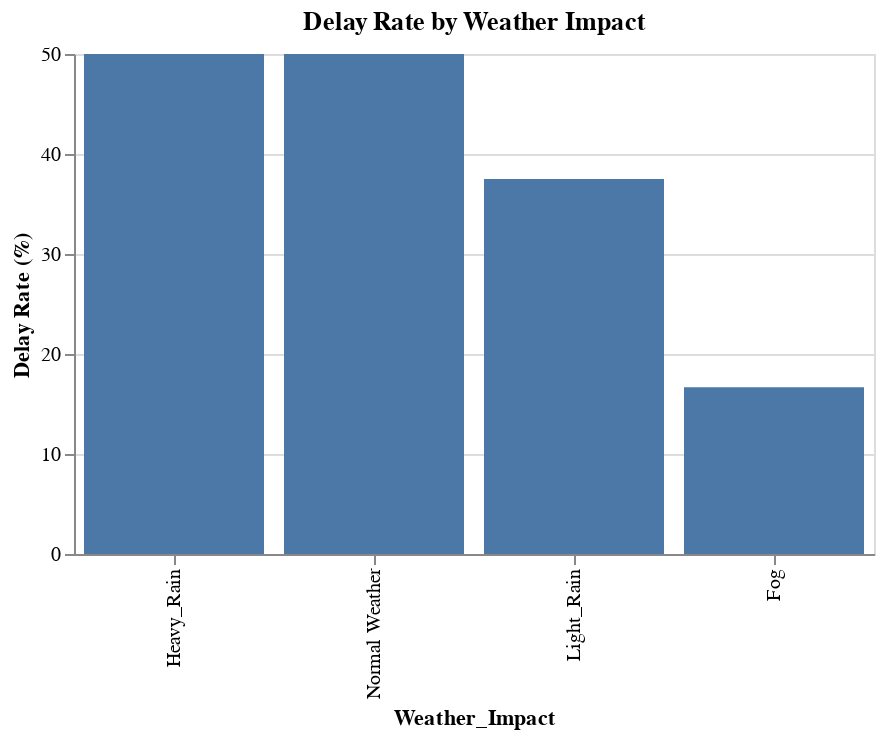

Here is the notebook cell this chart was saved with:
### Code cell
weather_chart

### Figure 1 — Vega-Lite specification as saved in the notebook (floating-point values rounded to 4 significant figures)
{"config": {"view": {"continuousWidth": 300, "continuousHeight": 300}}, "data": {"name": "data-f198b7d4521d1ea37024d4bf1a707c03"}, "mark": {"type": "bar"}, "encoding": {"tooltip": [{"field": "Weather_Impact", "type": "nominal"}, {"field": "Delay_Rate_Percent", "format": ".1f", "type": "quantitative"}], "x": {"field": "Weather_Impact", "sort": "-y", "type": "nominal"}, "y": {"field": "Delay_Rate_Percent", "title": "Delay Rate (%)", "type": "quantitative"}}, "height": 250, "params": [{"name": "param_20", "select": {"type": "interval", "encodings": ["x", "y"]}, "bind": "scales"}], "title": "Delay Rate by Weather Impact", "width": 400, "$schema": "https://vega.github.io/schema/vega-lite/v5.20.1.json", "datasets": {"data-f198b7d4521d1ea37024d4bf1a707c03": [{"Weather_Impact": "Fog", "Delay_Rate": 0.1667, "Delay_Rate_Percent": 16.67}, {"Weather_Impact": "Heavy_Rain", "Delay_Rate": 0.5, "Delay_Rate_Percent": 50.0}, {"Weather_Impact": "Light_Rain", "Delay_Rate": 0.375, "Delay_Rate_Percent": 37.5}, {"Weather_Impact": "Normal Weather", "Delay_Rate": 0.5, "Delay_Rate_Percent": 50.0}]}}
